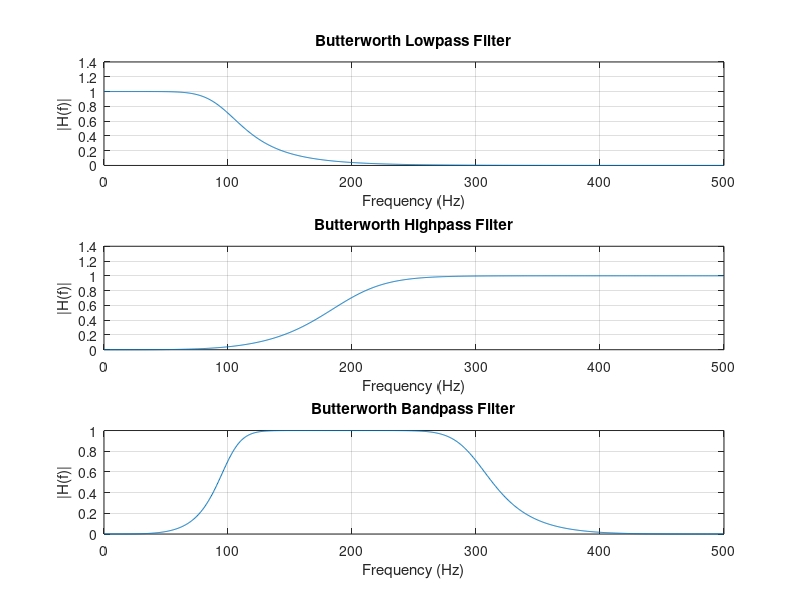

MATLAB code to generate this figure:
clc; clear; close all;

fs = 1000;          % Sampling frequency (Hz)
fc_low = 100;       % Lowpass cutoff frequency (Hz)
fc_high = 200;      % Highpass cutoff frequency (Hz)
fc_band = [100 300];% Bandpass frequency range (Hz)
n = 4;              % Filter order

% --- Normalized cutoff frequencies (0 to 1) ---
Wn_low = fc_low / (fs/2);
Wn_high = fc_high / (fs/2);
Wn_band = fc_band / (fs/2);

% --- Design filters ---
[b_low, a_low] = butter(n, Wn_low, 'low');
[b_high, a_high] = butter(n, Wn_high, 'high');
[b_band, a_band] = butter(n, Wn_band, 'bandpass');

% --- Frequency response ---
[H_low, f] = freqz(b_low, a_low, 1024, fs);
[H_high, ~] = freqz(b_high, a_high, 1024, fs);
[H_band, ~] = freqz(b_band, a_band, 1024, fs);

% --- Plot magnitude responses ---
figure;
subplot(3,1,1);
plot(f, abs(H_low));
title('Butterworth Lowpass Filter');
xlabel('Frequency (Hz)'); ylabel('|H(f)|'); grid on;

subplot(3,1,2);
plot(f, abs(H_high));
title('Butterworth Highpass Filter');
xlabel('Frequency (Hz)'); ylabel('|H(f)|'); grid on;

subplot(3,1,3);
plot(f, abs(H_band));
title('Butterworth Bandpass Filter');
xlabel('Frequency (Hz)'); ylabel('|H(f)|'); grid on;

